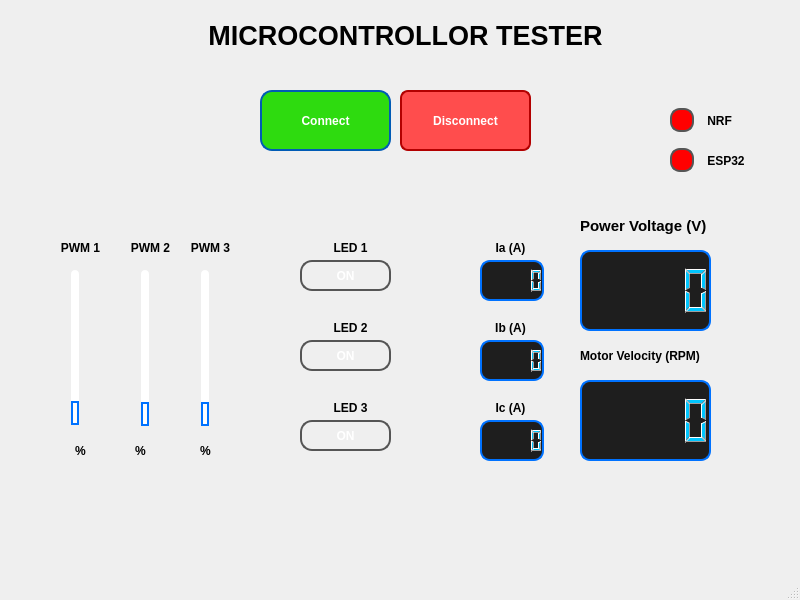
<?xml version="1.0" encoding="UTF-8"?>
<ui version="4.0">
 <class>MainWindow</class>
 <widget class="QMainWindow" name="MainWindow">
  <property name="geometry">
   <rect>
    <x>0</x>
    <y>0</y>
    <width>800</width>
    <height>600</height>
   </rect>
  </property>
  <property name="windowTitle">
   <string>MainWindow</string>
  </property>
  <property name="styleSheet">
   <string notr="true"/>
  </property>
  <widget class="QWidget" name="centralwidget">
   <widget class="QPushButton" name="ledOnButton_1">
    <property name="geometry">
     <rect>
      <x>300</x>
      <y>260</y>
      <width>91</width>
      <height>31</height>
     </rect>
    </property>
    <property name="styleSheet">
     <string notr="true">QPushButton {
    border-radius: 12px;
    border: 2px solid #555555;
    padding: 8px 16px;
    font-weight: bold;
    color: white;
}

/* État OFF (rouge) */
QPushButton[ledState=&quot;off&quot;] {
    background-color: #ff4d4d;
    border: 2px solid #b30000;
}

/* État ON (vert) */
QPushButton[ledState=&quot;on&quot;] {
    background-color: #00ff00;
    border: 2px solid #00aa00;
}</string>
    </property>
    <property name="text">
     <string>ON</string>
    </property>
   </widget>
   <widget class="QSlider" name="verticalSlider_pwm1">
    <property name="geometry">
     <rect>
      <x>60</x>
      <y>270</y>
      <width>31</width>
      <height>160</height>
     </rect>
    </property>
    <property name="styleSheet">
     <string notr="true">QSlider::groove:vertical {
    background: #ffffff;
    width: 8px;
    border-radius: 4px;
    margin: 10px 0; /* ajoute un espace en haut et en bas */
}

QSlider::add-page:vertical {
    background: qlineargradient(
        x1:0, y1:1,
        x2:0, y2:0,
        stop:0 #0072ff,
        stop:1 #00c6ff
    );
    border-radius: 4px;
}

QSlider::sub-page:vertical {
    background: #ffffff;
    border-radius: 4px;
}

QSlider::handle:vertical {
    background: #ffffff;
    border: 2px solid #0072ff;
    height: 20px;
    margin: -5px 0; /* ajusté pour rester dans le groove */
    border-radius: 10px;
}
</string>
    </property>
    <property name="maximum">
     <number>100</number>
    </property>
    <property name="orientation">
     <enum>Qt::Vertical</enum>
    </property>
   </widget>
   <widget class="QSlider" name="verticalSlider_pwm2">
    <property name="geometry">
     <rect>
      <x>130</x>
      <y>270</y>
      <width>31</width>
      <height>161</height>
     </rect>
    </property>
    <property name="styleSheet">
     <string notr="true">QSlider::groove:vertical {
    background: #ffffff;
    width: 8px;
    border-radius: 4px;
    margin: 10px 0; /* ajoute un espace en haut et en bas */
}

QSlider::add-page:vertical {
    background: qlineargradient(
        x1:0, y1:1,
        x2:0, y2:0,
        stop:0 #0072ff,
        stop:1 #00c6ff
    );
    border-radius: 4px;
}

QSlider::sub-page:vertical {
    background: #ffffff;
    border-radius: 4px;
}

QSlider::handle:vertical {
    background: #ffffff;
    border: 2px solid #0072ff;
    height: 20px;
    margin: -5px 0; /* ajusté pour rester dans le groove */
    border-radius: 10px;
}
</string>
    </property>
    <property name="maximum">
     <number>100</number>
    </property>
    <property name="orientation">
     <enum>Qt::Vertical</enum>
    </property>
   </widget>
   <widget class="QLabel" name="pwm_value1">
    <property name="geometry">
     <rect>
      <x>60</x>
      <y>440</y>
      <width>41</width>
      <height>21</height>
     </rect>
    </property>
    <property name="font">
     <font>
      <weight>75</weight>
      <bold>true</bold>
     </font>
    </property>
    <property name="text">
     <string>%</string>
    </property>
    <property name="alignment">
     <set>Qt::AlignCenter</set>
    </property>
   </widget>
   <widget class="QLabel" name="pwm_value2">
    <property name="geometry">
     <rect>
      <x>120</x>
      <y>440</y>
      <width>41</width>
      <height>21</height>
     </rect>
    </property>
    <property name="font">
     <font>
      <weight>75</weight>
      <bold>true</bold>
     </font>
    </property>
    <property name="text">
     <string>%</string>
    </property>
    <property name="alignment">
     <set>Qt::AlignCenter</set>
    </property>
   </widget>
   <widget class="QLabel" name="pwm_value3">
    <property name="geometry">
     <rect>
      <x>190</x>
      <y>440</y>
      <width>31</width>
      <height>21</height>
     </rect>
    </property>
    <property name="font">
     <font>
      <weight>75</weight>
      <bold>true</bold>
     </font>
    </property>
    <property name="text">
     <string>%</string>
    </property>
    <property name="alignment">
     <set>Qt::AlignCenter</set>
    </property>
   </widget>
   <widget class="QLCDNumber" name="lcdNumber_ia">
    <property name="geometry">
     <rect>
      <x>480</x>
      <y>260</y>
      <width>64</width>
      <height>41</height>
     </rect>
    </property>
    <property name="styleSheet">
     <string notr="true">QLCDNumber {
    background-color: #1e1e1e;       /* fond sombre */
    color: #00c6ff;                  /* chiffres lumineux bleu */
    border-radius: 10px;             /* coins arrondis */
    border: 2px solid #0072ff;       /* contour */
    padding: 5px;
    selection-background-color: #00c6ff;
}

QLCDNumber::segment {
    color: #00c6ff;                  /* couleur segments */
}

QLCDNumber::segment:off {
    color: #2c2f33;                  /* segments éteints */
}
</string>
    </property>
    <property name="segmentStyle">
     <enum>QLCDNumber::Filled</enum>
    </property>
    <property name="intValue" stdset="0">
     <number>0</number>
    </property>
   </widget>
   <widget class="QLabel" name="label_11">
    <property name="geometry">
     <rect>
      <x>470</x>
      <y>320</y>
      <width>81</width>
      <height>16</height>
     </rect>
    </property>
    <property name="font">
     <font>
      <weight>75</weight>
      <bold>true</bold>
     </font>
    </property>
    <property name="text">
     <string>Ib (A)</string>
    </property>
    <property name="alignment">
     <set>Qt::AlignCenter</set>
    </property>
   </widget>
   <widget class="QLabel" name="label_12">
    <property name="geometry">
     <rect>
      <x>470</x>
      <y>400</y>
      <width>81</width>
      <height>16</height>
     </rect>
    </property>
    <property name="font">
     <font>
      <weight>75</weight>
      <bold>true</bold>
     </font>
    </property>
    <property name="text">
     <string>Ic (A)</string>
    </property>
    <property name="alignment">
     <set>Qt::AlignCenter</set>
    </property>
   </widget>
   <widget class="QLabel" name="label_13">
    <property name="geometry">
     <rect>
      <x>580</x>
      <y>210</y>
      <width>171</width>
      <height>31</height>
     </rect>
    </property>
    <property name="font">
     <font>
      <pointsize>11</pointsize>
      <weight>75</weight>
      <italic>false</italic>
      <bold>true</bold>
     </font>
    </property>
    <property name="text">
     <string>Power Voltage (V)</string>
    </property>
   </widget>
   <widget class="QLabel" name="label_14">
    <property name="geometry">
     <rect>
      <x>580</x>
      <y>340</y>
      <width>181</width>
      <height>31</height>
     </rect>
    </property>
    <property name="font">
     <font>
      <weight>75</weight>
      <bold>true</bold>
     </font>
    </property>
    <property name="text">
     <string>Motor Velocity (RPM)</string>
    </property>
   </widget>
   <widget class="QPushButton" name="connectButton">
    <property name="geometry">
     <rect>
      <x>260</x>
      <y>90</y>
      <width>131</width>
      <height>61</height>
     </rect>
    </property>
    <property name="styleSheet">
     <string notr="true">QPushButton#connectButton {
    background-color: #2edb0f;
    color: white;
    border-radius: 12px;
    border: 2px solid #005bb5;
    padding: 6px 12px;
    font-weight: bold;
}

QPushButton#connectButton:hover {
    background-color: #3bf21b;
}

QPushButton#connectButton:pressed {
    background-color: #168004;
}</string>
    </property>
    <property name="text">
     <string>Connect</string>
    </property>
   </widget>
   <widget class="QPushButton" name="disconnectButton">
    <property name="geometry">
     <rect>
      <x>400</x>
      <y>90</y>
      <width>131</width>
      <height>61</height>
     </rect>
    </property>
    <property name="styleSheet">
     <string notr="true">QPushButton#disconnectButton {
    background-color: #ff4d4d;
    color: white;
    border-radius: 8px;
    border: 2px solid #b30000;
    padding: 6px 12px;
    font-weight: bold;
}

QPushButton#disconnectButton:hover {
    background-color: #ff6666;
}

QPushButton#disconnectButton:pressed {
    background-color: #b30000;
}
</string>
    </property>
    <property name="text">
     <string>Disconnect</string>
    </property>
   </widget>
   <widget class="QSlider" name="verticalSlider_pwm3">
    <property name="geometry">
     <rect>
      <x>190</x>
      <y>270</y>
      <width>31</width>
      <height>161</height>
     </rect>
    </property>
    <property name="styleSheet">
     <string notr="true">QSlider::groove:vertical {
    background: #ffffff;
    width: 8px;
    border-radius: 4px;
    margin: 10px 0; /* ajoute un espace en haut et en bas */
}

QSlider::add-page:vertical {
    background: qlineargradient(
        x1:0, y1:1,
        x2:0, y2:0,
        stop:0 #0072ff,
        stop:1 #00c6ff
    );
    border-radius: 4px;
}

QSlider::sub-page:vertical {
    background: #ffffff;
    border-radius: 4px;
}

QSlider::handle:vertical {
    background: #ffffff;
    border: 2px solid #0072ff;
    height: 20px;
    margin: -5px 0; /* ajusté pour rester dans le groove */
    border-radius: 10px;
}
</string>
    </property>
    <property name="maximum">
     <number>100</number>
    </property>
    <property name="orientation">
     <enum>Qt::Vertical</enum>
    </property>
   </widget>
   <widget class="QCheckBox" name="nrf_state">
    <property name="geometry">
     <rect>
      <x>670</x>
      <y>100</y>
      <width>121</width>
      <height>41</height>
     </rect>
    </property>
    <property name="font">
     <font>
      <weight>75</weight>
      <bold>true</bold>
     </font>
    </property>
    <property name="styleSheet">
     <string notr="true">QCheckBox {
    spacing: 0px; /* pas d’espace texte / indicateur */
    background: transparent;
}

QCheckBox::indicator {
    width: 20px;
    height: 20px;
    border-radius: 10px; /* cercle parfait */
    border: 2px solid #555555; /* contour gris */
    background-color: #ff0000; /* rouge par défaut (OFF) */
}
</string>
    </property>
    <property name="text">
     <string>    NRF</string>
    </property>
   </widget>
   <widget class="QLCDNumber" name="lcdNumber_ib">
    <property name="geometry">
     <rect>
      <x>480</x>
      <y>340</y>
      <width>64</width>
      <height>41</height>
     </rect>
    </property>
    <property name="styleSheet">
     <string notr="true">QLCDNumber {
    background-color: #1e1e1e;       /* fond sombre */
    color: #00c6ff;                  /* chiffres lumineux bleu */
    border-radius: 10px;             /* coins arrondis */
    border: 2px solid #0072ff;       /* contour */
    padding: 5px;
    selection-background-color: #00c6ff;
}

QLCDNumber::segment {
    color: #00c6ff;                  /* couleur segments */
}

QLCDNumber::segment:off {
    color: #2c2f33;                  /* segments éteints */
}
</string>
    </property>
   </widget>
   <widget class="QLCDNumber" name="lcdNumber_ic">
    <property name="geometry">
     <rect>
      <x>480</x>
      <y>420</y>
      <width>64</width>
      <height>41</height>
     </rect>
    </property>
    <property name="styleSheet">
     <string notr="true">QLCDNumber {
    background-color: #1e1e1e;       /* fond sombre */
    color: #00c6ff;                  /* chiffres lumineux bleu */
    border-radius: 10px;             /* coins arrondis */
    border: 2px solid #0072ff;       /* contour */
    padding: 5px;
    selection-background-color: #00c6ff;
}

QLCDNumber::segment {
    color: #00c6ff;                  /* couleur segments */
}

QLCDNumber::segment:off {
    color: #2c2f33;                  /* segments éteints */
}
</string>
    </property>
   </widget>
   <widget class="QLCDNumber" name="lcdNumber_voltage">
    <property name="geometry">
     <rect>
      <x>580</x>
      <y>250</y>
      <width>131</width>
      <height>81</height>
     </rect>
    </property>
    <property name="styleSheet">
     <string notr="true">QLCDNumber {
    background-color: #1e1e1e;       /* fond sombre */
    color: #00c6ff;                  /* chiffres lumineux bleu */
    border-radius: 10px;             /* coins arrondis */
    border: 2px solid #0072ff;       /* contour */
    padding: 5px;
    selection-background-color: #00c6ff;
}

QLCDNumber::segment {
    color: #00c6ff;                  /* couleur segments */
}

QLCDNumber::segment:off {
    color: #2c2f33;                  /* segments éteints */
}
</string>
    </property>
   </widget>
   <widget class="QLCDNumber" name="lcdNumber_velocity">
    <property name="geometry">
     <rect>
      <x>580</x>
      <y>380</y>
      <width>131</width>
      <height>81</height>
     </rect>
    </property>
    <property name="styleSheet">
     <string notr="true">QLCDNumber {
    background-color: #1e1e1e;       /* fond sombre */
    color: #00c6ff;                  /* chiffres lumineux bleu */
    border-radius: 10px;             /* coins arrondis */
    border: 2px solid #0072ff;       /* contour */
    padding: 5px;
    selection-background-color: #00c6ff;
}

QLCDNumber::segment {
    color: #00c6ff;                  /* couleur segments */
}

QLCDNumber::segment:off {
    color: #2c2f33;                  /* segments éteints */
}
</string>
    </property>
   </widget>
   <widget class="QPushButton" name="ledOnButton_2">
    <property name="geometry">
     <rect>
      <x>300</x>
      <y>340</y>
      <width>91</width>
      <height>31</height>
     </rect>
    </property>
    <property name="styleSheet">
     <string notr="true">QPushButton {
    border-radius: 12px;
    border: 2px solid #555555;
    padding: 8px 16px;
    font-weight: bold;
    color: white;
}

/* État OFF (rouge) */
QPushButton[ledState=&quot;off&quot;] {
    background-color: #ff4d4d;
    border: 2px solid #b30000;
}

/* État ON (vert) */
QPushButton[ledState=&quot;on&quot;] {
    background-color: #00ff00;
    border: 2px solid #00aa00;
}</string>
    </property>
    <property name="text">
     <string>ON</string>
    </property>
   </widget>
   <widget class="QPushButton" name="ledOnButton_3">
    <property name="geometry">
     <rect>
      <x>300</x>
      <y>420</y>
      <width>91</width>
      <height>31</height>
     </rect>
    </property>
    <property name="styleSheet">
     <string notr="true">QPushButton {
    border-radius: 12px;
    border: 2px solid #555555;
    padding: 8px 16px;
    font-weight: bold;
    color: white;
}

/* État OFF (rouge) */
QPushButton[ledState=&quot;off&quot;] {
    background-color: #ff4d4d;
    border: 2px solid #b30000;
}

/* État ON (vert) */
QPushButton[ledState=&quot;on&quot;] {
    background-color: #00ff00;
    border: 2px solid #00aa00;
}</string>
    </property>
    <property name="text">
     <string>ON</string>
    </property>
   </widget>
   <widget class="QLabel" name="label_16">
    <property name="geometry">
     <rect>
      <x>310</x>
      <y>320</y>
      <width>81</width>
      <height>16</height>
     </rect>
    </property>
    <property name="font">
     <font>
      <weight>75</weight>
      <bold>true</bold>
     </font>
    </property>
    <property name="text">
     <string>LED 2</string>
    </property>
    <property name="alignment">
     <set>Qt::AlignCenter</set>
    </property>
   </widget>
   <widget class="QLabel" name="label_17">
    <property name="geometry">
     <rect>
      <x>310</x>
      <y>400</y>
      <width>81</width>
      <height>16</height>
     </rect>
    </property>
    <property name="font">
     <font>
      <weight>75</weight>
      <bold>true</bold>
     </font>
    </property>
    <property name="text">
     <string>LED 3</string>
    </property>
    <property name="alignment">
     <set>Qt::AlignCenter</set>
    </property>
   </widget>
   <widget class="QLabel" name="label_18">
    <property name="geometry">
     <rect>
      <x>40</x>
      <y>240</y>
      <width>81</width>
      <height>16</height>
     </rect>
    </property>
    <property name="font">
     <font>
      <family>Ubuntu</family>
      <weight>75</weight>
      <bold>true</bold>
     </font>
    </property>
    <property name="styleSheet">
     <string notr="true"/>
    </property>
    <property name="text">
     <string>PWM 1</string>
    </property>
    <property name="alignment">
     <set>Qt::AlignCenter</set>
    </property>
   </widget>
   <widget class="QLabel" name="label_19">
    <property name="geometry">
     <rect>
      <x>110</x>
      <y>240</y>
      <width>81</width>
      <height>16</height>
     </rect>
    </property>
    <property name="font">
     <font>
      <family>Ubuntu</family>
      <weight>75</weight>
      <bold>true</bold>
     </font>
    </property>
    <property name="styleSheet">
     <string notr="true"/>
    </property>
    <property name="text">
     <string>PWM 2</string>
    </property>
    <property name="alignment">
     <set>Qt::AlignCenter</set>
    </property>
   </widget>
   <widget class="QLabel" name="label_20">
    <property name="geometry">
     <rect>
      <x>170</x>
      <y>240</y>
      <width>81</width>
      <height>16</height>
     </rect>
    </property>
    <property name="font">
     <font>
      <family>Ubuntu</family>
      <weight>75</weight>
      <bold>true</bold>
     </font>
    </property>
    <property name="styleSheet">
     <string notr="true"/>
    </property>
    <property name="text">
     <string>PWM 3</string>
    </property>
    <property name="alignment">
     <set>Qt::AlignCenter</set>
    </property>
   </widget>
   <widget class="QLabel" name="label_21">
    <property name="geometry">
     <rect>
      <x>470</x>
      <y>240</y>
      <width>81</width>
      <height>16</height>
     </rect>
    </property>
    <property name="font">
     <font>
      <weight>75</weight>
      <bold>true</bold>
     </font>
    </property>
    <property name="text">
     <string>Ia (A)</string>
    </property>
    <property name="alignment">
     <set>Qt::AlignCenter</set>
    </property>
   </widget>
   <widget class="QLabel" name="label_22">
    <property name="geometry">
     <rect>
      <x>310</x>
      <y>240</y>
      <width>81</width>
      <height>16</height>
     </rect>
    </property>
    <property name="font">
     <font>
      <weight>75</weight>
      <bold>true</bold>
     </font>
    </property>
    <property name="text">
     <string>LED 1</string>
    </property>
    <property name="alignment">
     <set>Qt::AlignCenter</set>
    </property>
   </widget>
   <widget class="QLabel" name="label">
    <property name="geometry">
     <rect>
      <x>60</x>
      <y>10</y>
      <width>691</width>
      <height>51</height>
     </rect>
    </property>
    <property name="font">
     <font>
      <pointsize>20</pointsize>
      <weight>75</weight>
      <bold>true</bold>
     </font>
    </property>
    <property name="text">
     <string>MICROCONTROLLOR TESTER</string>
    </property>
    <property name="alignment">
     <set>Qt::AlignCenter</set>
    </property>
   </widget>
   <widget class="QCheckBox" name="esp32_state">
    <property name="geometry">
     <rect>
      <x>670</x>
      <y>140</y>
      <width>121</width>
      <height>41</height>
     </rect>
    </property>
    <property name="font">
     <font>
      <weight>75</weight>
      <bold>true</bold>
     </font>
    </property>
    <property name="styleSheet">
     <string notr="true">QCheckBox {
    spacing: 0px; /* pas d’espace texte / indicateur */
    background: transparent;
}

QCheckBox::indicator {
    width: 20px;
    height: 20px;
    border-radius: 10px; /* cercle parfait */
    border: 2px solid #555555; /* contour gris */
    background-color: #ff0000; /* rouge par défaut (OFF) */
}

</string>
    </property>
    <property name="text">
     <string>    ESP32</string>
    </property>
   </widget>
   <zorder>lcdNumber_voltage</zorder>
   <zorder>ledOnButton_1</zorder>
   <zorder>verticalSlider_pwm1</zorder>
   <zorder>verticalSlider_pwm2</zorder>
   <zorder>pwm_value1</zorder>
   <zorder>pwm_value2</zorder>
   <zorder>pwm_value3</zorder>
   <zorder>lcdNumber_ia</zorder>
   <zorder>label_11</zorder>
   <zorder>label_12</zorder>
   <zorder>label_13</zorder>
   <zorder>label_14</zorder>
   <zorder>connectButton</zorder>
   <zorder>disconnectButton</zorder>
   <zorder>verticalSlider_pwm3</zorder>
   <zorder>nrf_state</zorder>
   <zorder>lcdNumber_ib</zorder>
   <zorder>lcdNumber_ic</zorder>
   <zorder>lcdNumber_velocity</zorder>
   <zorder>ledOnButton_2</zorder>
   <zorder>ledOnButton_3</zorder>
   <zorder>label_16</zorder>
   <zorder>label_17</zorder>
   <zorder>label_18</zorder>
   <zorder>label_19</zorder>
   <zorder>label_20</zorder>
   <zorder>label_21</zorder>
   <zorder>label_22</zorder>
   <zorder>label</zorder>
   <zorder>esp32_state</zorder>
  </widget>
  <widget class="QMenuBar" name="menubar">
   <property name="geometry">
    <rect>
     <x>0</x>
     <y>0</y>
     <width>800</width>
     <height>22</height>
    </rect>
   </property>
  </widget>
  <widget class="QStatusBar" name="statusbar"/>
 </widget>
 <resources/>
 <connections/>
</ui>
